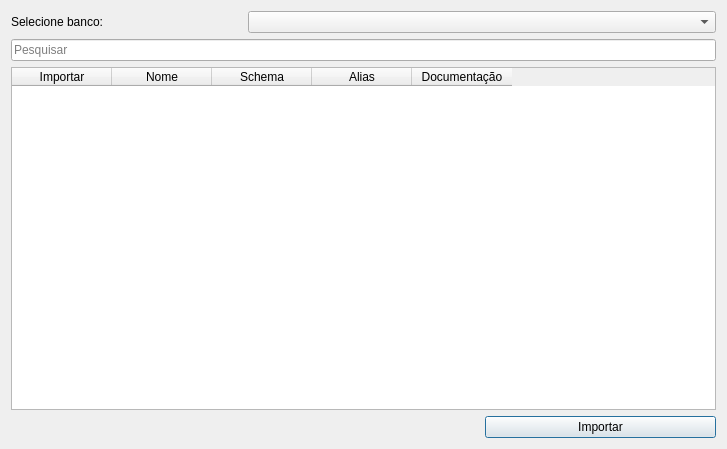
<?xml version="1.0" encoding="UTF-8"?>
<ui version="4.0">
 <class>Dialog</class>
 <widget class="QDialog" name="Dialog">
  <property name="geometry">
   <rect>
    <x>0</x>
    <y>0</y>
    <width>727</width>
    <height>449</height>
   </rect>
  </property>
  <property name="windowTitle">
   <string>Importar Camadas</string>
  </property>
  <layout class="QGridLayout" name="gridLayout">
   <item row="0" column="0">
    <widget class="QLabel" name="label">
     <property name="text">
      <string>Selecione banco:</string>
     </property>
    </widget>
   </item>
   <item row="0" column="1" colspan="2">
    <widget class="QComboBox" name="databasesCb"/>
   </item>
   <item row="1" column="0" colspan="3">
    <widget class="QLineEdit" name="searchLe">
     <property name="placeholderText">
      <string>Pesquisar</string>
     </property>
    </widget>
   </item>
   <item row="2" column="0" colspan="3">
    <widget class="QTableWidget" name="tableWidget">
     <column>
      <property name="text">
       <string>Importar</string>
      </property>
     </column>
     <column>
      <property name="text">
       <string>Nome</string>
      </property>
     </column>
     <column>
      <property name="text">
       <string>Schema</string>
      </property>
     </column>
     <column>
      <property name="text">
       <string>Alias</string>
      </property>
     </column>
     <column>
      <property name="text">
       <string>Documentação</string>
      </property>
     </column>
    </widget>
   </item>
   <item row="3" column="0" colspan="2">
    <spacer name="horizontalSpacer">
     <property name="orientation">
      <enum>Qt::Horizontal</enum>
     </property>
     <property name="sizeHint" stdset="0">
      <size>
       <width>468</width>
       <height>20</height>
      </size>
     </property>
    </spacer>
   </item>
   <item row="3" column="2">
    <layout class="QHBoxLayout" name="horizontalLayout">
     <item>
      <widget class="QPushButton" name="saveBtn">
       <property name="text">
        <string>Importar</string>
       </property>
      </widget>
     </item>
    </layout>
   </item>
  </layout>
 </widget>
 <resources/>
 <connections/>
</ui>
